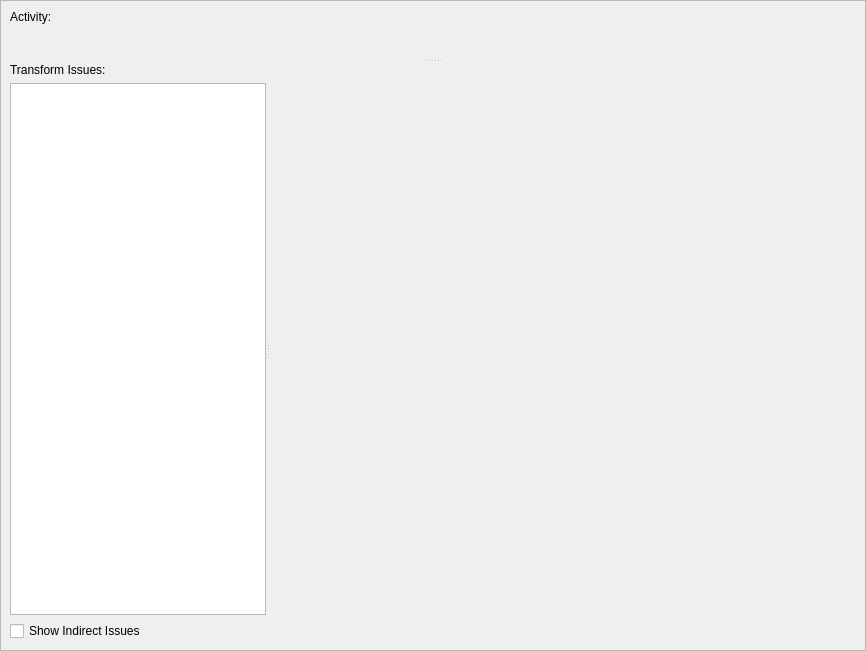
<?xml version="1.0" encoding="UTF-8"?>
<ui version="4.0">
 <class>AssetCuratorPanel</class>
 <widget class="QWidget" name="AssetCuratorPanel">
  <property name="enabled">
   <bool>true</bool>
  </property>
  <property name="geometry">
   <rect>
    <x>0</x>
    <y>0</y>
    <width>866</width>
    <height>651</height>
   </rect>
  </property>
  <property name="windowTitle">
   <string>Asset Curator</string>
  </property>
  <property name="windowIcon">
   <iconset resource="../../../../Tools/Libs/GuiFoundation/QtResources/resources.qrc">
    <normaloff>:/GuiFoundation/Icons/Log.svg</normaloff>:/GuiFoundation/Icons/Log.svg</iconset>
  </property>
  <layout class="QVBoxLayout" name="verticalLayout_2">
   <property name="leftMargin">
    <number>0</number>
   </property>
   <property name="topMargin">
    <number>0</number>
   </property>
   <property name="rightMargin">
    <number>0</number>
   </property>
   <property name="bottomMargin">
    <number>0</number>
   </property>
   <item>
    <widget class="QFrame" name="dockWidgetContents">
     <property name="frameShape">
      <enum>QFrame::StyledPanel</enum>
     </property>
     <property name="frameShadow">
      <enum>QFrame::Sunken</enum>
     </property>
     <property name="lineWidth">
      <number>1</number>
     </property>
     <property name="midLineWidth">
      <number>0</number>
     </property>
     <layout class="QVBoxLayout" name="verticalLayout_4">
      <item>
       <widget class="QSplitter" name="splitter_2">
        <property name="orientation">
         <enum>Qt::Vertical</enum>
        </property>
        <property name="childrenCollapsible">
         <bool>false</bool>
        </property>
        <widget class="QWidget" name="layoutWidget">
         <layout class="QVBoxLayout" name="verticalLayout_3">
          <item>
           <widget class="QLabel" name="ActivityLabel">
            <property name="sizePolicy">
             <sizepolicy hsizetype="Preferred" vsizetype="Fixed">
              <horstretch>0</horstretch>
              <verstretch>0</verstretch>
             </sizepolicy>
            </property>
            <property name="text">
             <string>Activity:</string>
            </property>
           </widget>
          </item>
          <item>
           <widget class="ezQtLogWidget" name="CuratorLog" native="true"/>
          </item>
         </layout>
        </widget>
        <widget class="QWidget" name="layoutWidget1">
         <layout class="QVBoxLayout" name="verticalLayout">
          <item>
           <widget class="QLabel" name="IssuesLabel">
            <property name="sizePolicy">
             <sizepolicy hsizetype="Preferred" vsizetype="Fixed">
              <horstretch>0</horstretch>
              <verstretch>0</verstretch>
             </sizepolicy>
            </property>
            <property name="text">
             <string>Transform Issues:</string>
            </property>
           </widget>
          </item>
          <item>
           <widget class="QSplitter" name="splitter">
            <property name="orientation">
             <enum>Qt::Horizontal</enum>
            </property>
            <property name="childrenCollapsible">
             <bool>false</bool>
            </property>
            <widget class="QTreeView" name="ListAssets">
             <property name="editTriggers">
              <set>QAbstractItemView::NoEditTriggers</set>
             </property>
             <property name="uniformRowHeights">
              <bool>true</bool>
             </property>
            </widget>
            <widget class="ezQtLogWidget" name="TransformLog" native="true">
             <property name="sizePolicy">
              <sizepolicy hsizetype="Expanding" vsizetype="Expanding">
               <horstretch>1</horstretch>
               <verstretch>1</verstretch>
              </sizepolicy>
             </property>
            </widget>
           </widget>
          </item>
          <item>
           <layout class="QHBoxLayout" name="horizontalLayout">
            <item>
             <widget class="QCheckBox" name="CheckIndirect">
              <property name="text">
               <string>Show Indirect Issues</string>
              </property>
             </widget>
            </item>
            <item>
             <widget class="ezQtCuratorControl" name="widget" native="true">
              <property name="sizePolicy">
               <sizepolicy hsizetype="Preferred" vsizetype="Maximum">
                <horstretch>0</horstretch>
                <verstretch>0</verstretch>
               </sizepolicy>
              </property>
             </widget>
            </item>
           </layout>
          </item>
         </layout>
        </widget>
       </widget>
      </item>
     </layout>
    </widget>
   </item>
  </layout>
 </widget>
 <customwidgets>
  <customwidget>
   <class>ezQtLogWidget</class>
   <extends>QWidget</extends>
   <header location="global">GuiFoundation/Widgets/LogWidget.moc.h</header>
   <container>1</container>
  </customwidget>
  <customwidget>
   <class>ezQtCuratorControl</class>
   <extends>QWidget</extends>
   <header location="global">EditorFramework/Panels/AssetBrowserPanel/CuratorControl.moc.h</header>
   <container>1</container>
  </customwidget>
 </customwidgets>
 <resources>
  <include location="../../../../Tools/Libs/GuiFoundation/QtResources/resources.qrc"/>
 </resources>
 <connections/>
</ui>
